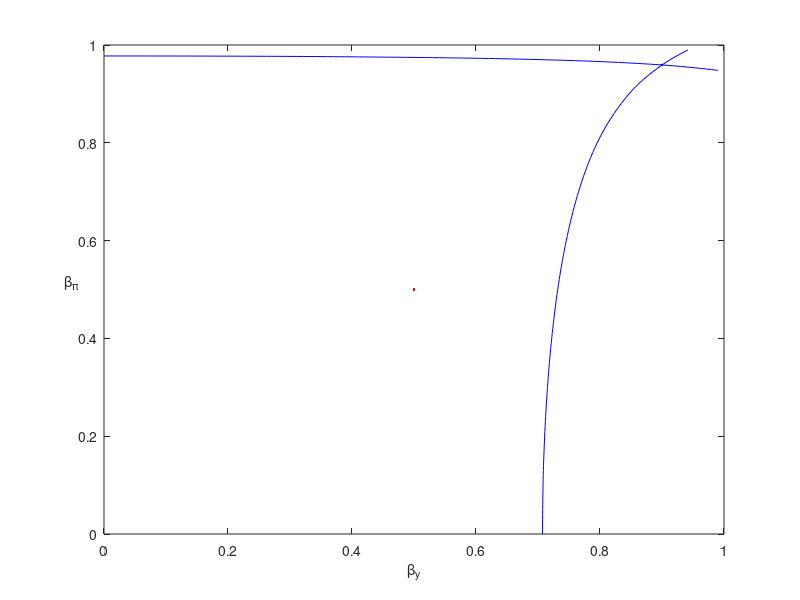

Recreate this plot in MATLAB.
close all 
clear all
clf

%%%%%%%%%%%%%%%%%%%%%%%%%%%%%%%%%%%% Our own calibration
%%%%%%%%%%%%%%%%%%%%%%%%%%%%%%%%%%%% %%%%%%%%%%%%%%%%%%%%%%%%%%%%
% % phipi=1.5,phiy=0.5; lambda=0.99, rho=0.5, stvepi=0.5;stvey=1;
% gamma=0.04;varphi=1;
 % 
beta2=[0, 0.1, 0.2, 0.3, 0.4, 0.5, 0.6, 0.7, 0.8, 0.9, 0.9592,0.9999];
beta1star=[0.7073,0.7081,0.7107,0.7153,0.7221,0.7318,0.7456,0.7654,0.7955,0.8467,0.9,0.9576];
beta1=[0, 0.1, 0.2, 0.3, 0.4, 0.5, 0.6, 0.7, 0.8, 0.9, 0.95,0.9999];
beta2star=[0.9776,0.9775,0.9772,0.9767,0.9758,0.9746,0.9729,0.9702,0.9661,0.9592,0.9538,0.9466];
% % % (\beta^*_1, \beta^*_2)=(0.9518, 0.9837)
% % 
beta2q=0:0.01:1;
beta1starq=interp1(beta2, beta1star, beta2q,'pchip');

beta1q=0:0.01:1;
beta2starq=interp1(beta1, beta2star, beta1q,'pchip');

plot(beta1q,beta2starq,'b-', beta1starq,beta2q,'b-',0.9, 0.9592,'b.', 0.5, 0.5,'r.')
% axis([0,1,0,1])
xlabel('\beta_y') 
ylabel('\beta_\pi','Rotation',0)




%%%%%%%%%%%%%%%%%%%%%%%%% Previous calibration %%%%%%%%%%%%%%%%%%%%
%%%%%%%%%%%%%%%%%%%%%%%%%%%%%%%%%%%%%%%%%%%%%%%%%%%%%%%%%%%%%%%%%%%%%
% % % phipi=1.5,phiy=0.5; lambda=0.99, rho=0.9, stvepi=1;stvey=1;
% % gamma=0.024;varphi=1/0.157;
%  % 
% beta2=[0, 0.1, 0.2, 0.3, 0.4, 0.5, 0.6, 0.7, 0.8, 0.9, 0.95,0.999];
% beta1star=[0.6596,0.6615,0.6674,0.6773,0.6916,0.7109,0.736,0.7685,0.8112,0.8704,0.9117,0.97];
% beta1=[0, 0.1, 0.2, 0.3, 0.4, 0.5, 0.6, 0.7, 0.8, 0.9,0.95, 0.999];
% beta2star=[0.9864,0.9864,0.9863,0.9862,0.986,0.9858,0.9855,0.9851,0.9847,0.9841,0.9837,0.9834];
% % % % (\beta^*_1, \beta^*_2)=(0.9518, 0.9837)
% % % 
% plot(beta1,beta2star,'b-', beta1star,beta2,'b--',0.9518, 0.9837,'r.')
% % axis([0,1,0,1])
% xlabel('\bf\beta_1') 
% ylabel('\bf\beta_2','Rotation',0)
% % hold on
% % plot(T2,beta2,'r-', 0.94635, 0.99128, 'r.')
% % % axis([0,1,0,1].)

% hold on 

% % phipi=1.2, lambda=0.99, rho=0.8, n2=0.8; 
% beta1=[0.9, 0.95];
% T1=[0.97795, 0.9795];
% beta2=[0.95, 1];
% T2=[0.9267, 0.9214];
% % % (\beta^*_1, \beta^*_2)=(0.9005, 0.958)
% 
% plot(beta1,T1,'r-',T2,beta2,'r-', 0.9237, 0.9787, 'b.')


% hold on 
% 
% % phipi=1.2, lambda=0.99, rho=0.8, n2=0.6; 
% beta1=[0, 0.1, 0.2, 0.3, 0.4, 0.5, 0.6, 0.7, 0.8, 0.9, 1];
% T1=[0.9278, 0.9283, 0.9298, 0.9321, 0.9351, 0.9388, 0.9431, 0.9476, 0.9527, 0.958, 0.9636];
% beta2=[0, 0.1, 0.2, 0.3, 0.4, 0.5, 0.6, 0.7, 0.8, 0.9, 1];
% T2=[0.9096, 0.9095, 0.9094, 0.9091, 0.9088, 0.9082, 0.9075, 0.9064, 0.9049, 0.9026, 0.899];
% % % (\beta^*_1, \beta^*_2)=(0.9005, 0.958)
% % 
% plot(beta1,T1,'c-',T2,beta2,'c-', 0.9005, 0.958, 'c.')
% % axis([0,1,0,1])
% % xlabel('\bf\beta_1') 
% % ylabel('\bf\beta_2','Rotation',0)
% % hold on
% % plot(T2,beta2,'c-', 0.9005, 0.958, 'c.')
% % % axis([0,1,0,1].)
% 
% hold on 

% % phipi=1.2, lambda=0.99, rho=0.8, n2=0.5; 
% beta1=[0.85, 0.9, 0.92];
% T1=[0.9411, 0.9443, 0.9446];
% beta2=[0.9, 0.94, 0.95];
% T2=[0.8869, 0.88607, 0.8858];
% % % (\beta^*_1, \beta^*_2)=(0.9005, 0.958)
% 
% plot(beta1,T1,'r-',T2,beta2,'r-', 0.88596, 0.9434, 'b.')

% hold on
% 
% % phipi=1.2, lambda=0.99, rho=0.8, n2=0.3; 
% beta1=[0, 0.1, 0.2, 0.3, 0.4, 0.5, 0.6, 0.7, 0.8, 0.9, 1];
% T1=[0.8664, 0.867, 0.8686, 0.8714, 0.8751, 0.8799, 0.8852, 0.8913, 0.898, 0.9051, 0.9125];
% beta2=[0, 0.1, 0.2, 0.3, 0.4, 0.5, 0.6, 0.7, 0.8, 0.9, 1];
% T2=[0.8561, 0.8561, 0.85603, 0.8559, 0.8557, 0.8554, 0.855, 0.8546, 0.854, 0.8532, 0.8522];
% % % (\beta^*_1, \beta^*_2)=(0.8531, 0.9019)
% % 
% plot(beta1,T1,'b-', T2,beta2,'b-', 0.8531, 0.9019, 'b.')
% % % axis([0,1,0,1])
% % xlabel('\bf\beta_1') 
% % ylabel('\bf\beta_2','Rotation',0)
% % hold on
% % plot(T2,beta2,'b-', 0.8531, 0.9019, 'b.')
% % % axis([0,1,0,1].)
% hold on

% % phipi=1.2, lambda=0.99, rho=0.8, n2=0.1; 
% beta1=[0.8, 0.82, 0.85];
% T1=[0.8382, 0.839, 0.8402];
% beta2=[0.8,0.85];
% T2=[0.81805, 0.81795];
% % % (\beta^*_1, \beta^*_2)=(0.9005, 0.958)
% 
% plot(beta1,T1,'r-',T2,beta2,'r-', 0.818, 0.8389, 'b.')

% hold on

% % phipi=1.2, lambda=0.99, rho=0.8, n2=0.01; 
% beta1=[0, 0.1, 0.2, 0.3, 0.4, 0.5, 0.6, 0.7, 0.8, 0.9, 1];
% T1=[0.80221, 0.80225, 0.80232, 0.80248, 0.80269, 0.80294, 0.80325, 0.80362, 0.80405, 0.80454, 0.80509];
% beta2=[0, 0.1, 0.2, 0.3, 0.4, 0.5, 0.6, 0.7, 0.8, 0.9, 1];
% T2=[0.80187, 0.80187, 0.80186, 0.80185, 0.80184, 0.80183, 0.80182, 0.80181, 0.8018, 0.80179, 0.80176];
% % % (\beta^*_1, \beta^*_2)=(0.8018, 0.80405)
% 
% 
% plot(beta1,T1,'m-', T2,beta2,'m-', , 0.80405, 'm.')

% hold off
% hold off
% hold off
% 
% 
% % 
% figure(2)
% beta1=[0.8018,0.818,0.8531, 0.88596, 0.9005,  0.9237,0.94635]
% beta2=[0.80405,0.8389, 0.9019, 0.9434, 0.958,  0.9787, 0.99128];
% plot(beta1, beta2, 'b-', 0.8:0.01:1, 0.8:0.01:1, 'r-.')
% xlabel('\beta_1^*') 
% ylabel('\beta_2^*','Rotation',0)

